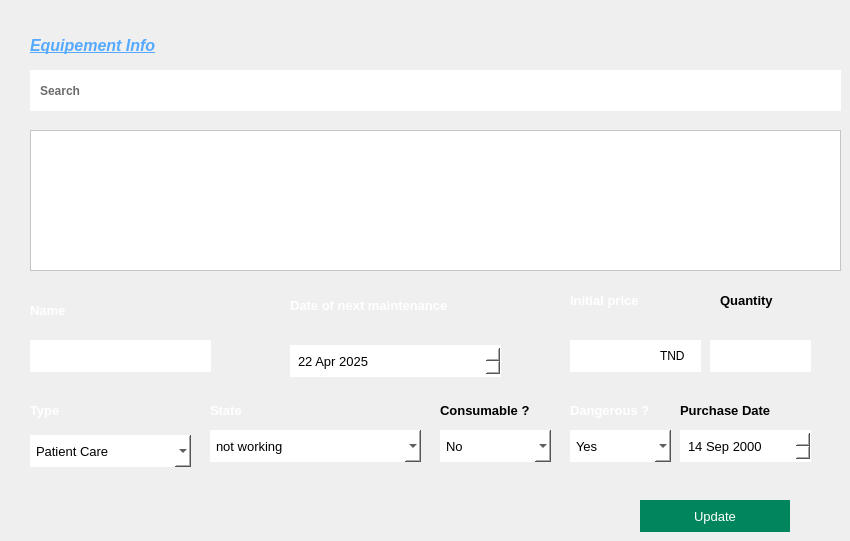
    <widget class="QWidget" name="equipUpdate">
     <widget class="QLineEdit" name="searchTextBox_3">
      <property name="geometry">
       <rect>
        <x>30</x>
        <y>70</y>
        <width>811</width>
        <height>41</height>
       </rect>
      </property>
      <property name="styleSheet">
       <string notr="true">#searchTextBox_3
{
    font-weight: bold;
    color:rgb(107, 107, 107);
	padding-left:8px;
	border:none;
    background-color:white;
}
</string>
      </property>
      <property name="text">
       <string>Search</string>
      </property>
     </widget>
     <widget class="QTableView" name="tableView_3">
      <property name="geometry">
       <rect>
        <x>30</x>
        <y>130</y>
        <width>811</width>
        <height>141</height>
       </rect>
      </property>
      <property name="font">
       <font>
        <bold>true</bold>
       </font>
      </property>
      <property name="styleSheet">
       <string notr="true"> #tableView_3
{
	color: rgb(0, 0, 0);
	background-color:rgb(255, 255, 255);
}
#tableView_3::item:selected {
    background-color: #a8d8ff; 
    color: black;
}</string>
      </property>
     </widget>
     <widget class="QLabel" name="label_44">
      <property name="geometry">
       <rect>
        <x>30</x>
        <y>30</y>
        <width>241</width>
        <height>31</height>
       </rect>
      </property>
      <property name="font">
       <font>
        <family>Arial</family>
        <pointsize>12</pointsize>
        <bold>true</bold>
       </font>
      </property>
      <property name="text">
       <string>&lt;html&gt;&lt;head/&gt;&lt;body&gt;&lt;p&gt;&lt;span style=&quot; font-style:italic; text-decoration: underline; color:#55aaff;&quot;&gt;Equipement Info&lt;/span&gt;&lt;/p&gt;&lt;/body&gt;&lt;/html&gt;</string>
      </property>
     </widget>
     <widget class="QPushButton" name="pushButton_13">
      <property name="geometry">
       <rect>
        <x>640</x>
        <y>500</y>
        <width>150</width>
        <height>32</height>
       </rect>
      </property>
      <property name="font">
       <font>
        <pointsize>10</pointsize>
        <bold>false</bold>
       </font>
      </property>
      <property name="cursor">
       <cursorShape>PointingHandCursor</cursorShape>
      </property>
      <property name="focusPolicy">
       <enum>Qt::FocusPolicy::TabFocus</enum>
      </property>
      <property name="styleSheet">
       <string notr="true">#pushButton_13
{
	background:#00855C;
	border:none;
	color:white;
}

#pushButton_13:hover
{
	background:#2D2D2D;
	border:2px solid #00855C;
	color:#00855C;
}</string>
      </property>
      <property name="text">
       <string>Update</string>
      </property>
     </widget>
     <widget class="QDateEdit" name="equipDOM_2">
      <property name="geometry">
       <rect>
        <x>290</x>
        <y>345</y>
        <width>211</width>
        <height>32</height>
       </rect>
      </property>
      <property name="font">
       <font>
        <family>Arial</family>
        <pointsize>10</pointsize>
        <bold>false</bold>
       </font>
      </property>
      <property name="styleSheet">
       <string notr="true">#equipDOM_2
{
	background:white;
	color:black;
	border:none;
	padding-left:6px;
}</string>
      </property>
      <property name="maximumDate">
       <date>
        <year>2030</year>
        <month>12</month>
        <day>31</day>
       </date>
      </property>
      <property name="minimumDate">
       <date>
        <year>2025</year>
        <month>4</month>
        <day>22</day>
       </date>
      </property>
     </widget>
     <widget class="QComboBox" name="equipState_2">
      <property name="geometry">
       <rect>
        <x>210</x>
        <y>430</y>
        <width>211</width>
        <height>32</height>
       </rect>
      </property>
      <property name="font">
       <font>
        <family>Arial</family>
        <pointsize>10</pointsize>
        <bold>false</bold>
       </font>
      </property>
      <property name="styleSheet">
       <string notr="true">#equipState_2
{
	background:white;
	color:black;
	border:none;
	padding-left:6px;
}</string>
      </property>
      <item>
       <property name="text">
        <string>not working</string>
       </property>
      </item>
      <item>
       <property name="text">
        <string>working</string>
       </property>
      </item>
      <item>
       <property name="text">
        <string>under maintenance</string>
       </property>
      </item>
      <item>
       <property name="text">
        <string>irrelevant</string>
       </property>
      </item>
     </widget>
     <widget class="QLabel" name="DNM_2">
      <property name="geometry">
       <rect>
        <x>290</x>
        <y>295</y>
        <width>231</width>
        <height>21</height>
       </rect>
      </property>
      <property name="font">
       <font>
        <pointsize>10</pointsize>
        <bold>true</bold>
       </font>
      </property>
      <property name="text">
       <string>&lt;html&gt;&lt;head/&gt;&lt;body&gt;&lt;p&gt;&lt;span style=&quot; color:#ffffff;&quot;&gt;Date of next maintenance&lt;/span&gt;&lt;/p&gt;&lt;/body&gt;&lt;/html&gt;</string>
      </property>
     </widget>
     <widget class="QComboBox" name="equipType_6">
      <property name="geometry">
       <rect>
        <x>30</x>
        <y>435</y>
        <width>161</width>
        <height>32</height>
       </rect>
      </property>
      <property name="font">
       <font>
        <family>Arial</family>
        <pointsize>10</pointsize>
        <bold>false</bold>
       </font>
      </property>
      <property name="styleSheet">
       <string notr="true">#equipType_6
{
	background:white;
	color:black;
	border:none;
	padding-left:6px;
}</string>
      </property>
      <item>
       <property name="text">
        <string>Patient Care</string>
       </property>
      </item>
      <item>
       <property name="text">
        <string>Storage</string>
       </property>
      </item>
      <item>
       <property name="text">
        <string>Diagnostic</string>
       </property>
      </item>
      <item>
       <property name="text">
        <string>Administrative</string>
       </property>
      </item>
      <item>
       <property name="text">
        <string>Sterilization</string>
       </property>
      </item>
      <item>
       <property name="text">
        <string>(IT) &amp; Software</string>
       </property>
      </item>
     </widget>
     <widget class="QLabel" name="id_39">
      <property name="geometry">
       <rect>
        <x>210</x>
        <y>400</y>
        <width>201</width>
        <height>21</height>
       </rect>
      </property>
      <property name="font">
       <font>
        <pointsize>10</pointsize>
        <bold>true</bold>
       </font>
      </property>
      <property name="text">
       <string>&lt;html&gt;&lt;head/&gt;&lt;body&gt;&lt;p&gt;&lt;span style=&quot; color:#ffffff;&quot;&gt;State&lt;/span&gt;&lt;/p&gt;&lt;/body&gt;&lt;/html&gt;</string>
      </property>
     </widget>
     <widget class="QLabel" name="id_37">
      <property name="geometry">
       <rect>
        <x>30</x>
        <y>400</y>
        <width>141</width>
        <height>21</height>
       </rect>
      </property>
      <property name="font">
       <font>
        <pointsize>10</pointsize>
        <bold>true</bold>
       </font>
      </property>
      <property name="text">
       <string>&lt;html&gt;&lt;head/&gt;&lt;body&gt;&lt;p&gt;&lt;span style=&quot; color:#ffffff;&quot;&gt;Type&lt;/span&gt;&lt;/p&gt;&lt;/body&gt;&lt;/html&gt;</string>
      </property>
     </widget>
     <widget class="QComboBox" name="equipDanger">
      <property name="geometry">
       <rect>
        <x>570</x>
        <y>430</y>
        <width>101</width>
        <height>32</height>
       </rect>
      </property>
      <property name="font">
       <font>
        <family>Arial</family>
        <pointsize>10</pointsize>
        <bold>false</bold>
       </font>
      </property>
      <property name="styleSheet">
       <string notr="true">#equipDanger
{
	background:white;
	color:black;
	border:none;
	padding-left:6px;
}</string>
      </property>
      <item>
       <property name="text">
        <string>Yes</string>
       </property>
      </item>
      <item>
       <property name="text">
        <string>No</string>
       </property>
      </item>
     </widget>
     <widget class="QComboBox" name="equipConsum">
      <property name="geometry">
       <rect>
        <x>440</x>
        <y>430</y>
        <width>111</width>
        <height>32</height>
       </rect>
      </property>
      <property name="font">
       <font>
        <family>Arial</family>
        <pointsize>10</pointsize>
        <bold>false</bold>
       </font>
      </property>
      <property name="styleSheet">
       <string notr="true">#equipConsum
{
	background:white;
	color:black;
	border:none;
	padding-left:6px;
}</string>
      </property>
      <item>
       <property name="text">
        <string>No</string>
       </property>
      </item>
      <item>
       <property name="text">
        <string>Yes</string>
       </property>
      </item>
     </widget>
     <widget class="QLineEdit" name="equipName_3">
      <property name="geometry">
       <rect>
        <x>30</x>
        <y>340</y>
        <width>181</width>
        <height>32</height>
       </rect>
      </property>
      <property name="font">
       <font>
        <family>Arial</family>
        <pointsize>10</pointsize>
        <bold>false</bold>
       </font>
      </property>
      <property name="styleSheet">
       <string notr="true">#equipName_3
{
    background-color: white;
	background:white;
	color:black;
	border:none;
	padding-left:6px;
}</string>
      </property>
     </widget>
     <widget class="QLabel" name="state_3">
      <property name="geometry">
       <rect>
        <x>440</x>
        <y>400</y>
        <width>121</width>
        <height>21</height>
       </rect>
      </property>
      <property name="font">
       <font>
        <pointsize>10</pointsize>
        <bold>true</bold>
       </font>
      </property>
      <property name="text">
       <string>&lt;html&gt;&lt;head/&gt;&lt;body&gt;&lt;p&gt;Consumable ?&lt;/p&gt;&lt;/body&gt;&lt;/html&gt;</string>
      </property>
     </widget>
     <widget class="QLabel" name="id_41">
      <property name="geometry">
       <rect>
        <x>680</x>
        <y>400</y>
        <width>141</width>
        <height>21</height>
       </rect>
      </property>
      <property name="font">
       <font>
        <pointsize>10</pointsize>
        <bold>true</bold>
       </font>
      </property>
      <property name="text">
       <string>&lt;html&gt;&lt;head/&gt;&lt;body&gt;&lt;p&gt;Purchase Date&lt;/p&gt;&lt;/body&gt;&lt;/html&gt;</string>
      </property>
     </widget>
     <widget class="QLabel" name="id_34">
      <property name="geometry">
       <rect>
        <x>30</x>
        <y>300</y>
        <width>141</width>
        <height>21</height>
       </rect>
      </property>
      <property name="font">
       <font>
        <pointsize>10</pointsize>
        <bold>true</bold>
       </font>
      </property>
      <property name="text">
       <string>&lt;html&gt;&lt;head/&gt;&lt;body&gt;&lt;p&gt;&lt;span style=&quot; color:#ffffff;&quot;&gt;Name&lt;/span&gt;&lt;/p&gt;&lt;/body&gt;&lt;/html&gt;</string>
      </property>
     </widget>
     <widget class="QDateEdit" name="equipPurchase_2">
      <property name="geometry">
       <rect>
        <x>680</x>
        <y>430</y>
        <width>131</width>
        <height>32</height>
       </rect>
      </property>
      <property name="font">
       <font>
        <family>Arial</family>
        <pointsize>10</pointsize>
        <bold>false</bold>
       </font>
      </property>
      <property name="styleSheet">
       <string notr="true">#equipPurchase_2
{
	background:white;
	color:black;
	border:none;
	padding-left:6px;
}</string>
      </property>
      <property name="maximumDate">
       <date>
        <year>2025</year>
        <month>4</month>
        <day>22</day>
       </date>
      </property>
      <property name="minimumDate">
       <date>
        <year>2000</year>
        <month>9</month>
        <day>14</day>
       </date>
      </property>
      <property name="currentSection">
       <enum>QDateTimeEdit::Section::YearSection</enum>
      </property>
     </widget>
     <widget class="QLabel" name="Name_4">
      <property name="geometry">
       <rect>
        <x>570</x>
        <y>400</y>
        <width>141</width>
        <height>21</height>
       </rect>
      </property>
      <property name="font">
       <font>
        <pointsize>10</pointsize>
        <bold>true</bold>
       </font>
      </property>
      <property name="text">
       <string>&lt;html&gt;&lt;head/&gt;&lt;body&gt;&lt;p&gt;&lt;span style=&quot; color:#ffffff;&quot;&gt;Dangerous ?&lt;/span&gt;&lt;/p&gt;&lt;/body&gt;&lt;/html&gt;</string>
      </property>
     </widget>
     <widget class="QLabel" name="id_33">
      <property name="geometry">
       <rect>
        <x>570</x>
        <y>290</y>
        <width>121</width>
        <height>21</height>
       </rect>
      </property>
      <property name="font">
       <font>
        <pointsize>10</pointsize>
        <bold>true</bold>
       </font>
      </property>
      <property name="text">
       <string>&lt;html&gt;&lt;head/&gt;&lt;body&gt;&lt;p&gt;&lt;span style=&quot; color:#ffffff;&quot;&gt;initial price&lt;/span&gt;&lt;/p&gt;&lt;/body&gt;&lt;/html&gt;</string>
      </property>
     </widget>
     <widget class="QLineEdit" name="equipQuantity_2">
      <property name="geometry">
       <rect>
        <x>710</x>
        <y>340</y>
        <width>101</width>
        <height>32</height>
       </rect>
      </property>
      <property name="font">
       <font>
        <family>Arial</family>
        <pointsize>10</pointsize>
        <bold>false</bold>
       </font>
      </property>
      <property name="styleSheet">
       <string notr="true">#equipQuantity_2
{
	background:white;
	color:black;
	border:none;
	padding-left:6px;
}</string>
      </property>
     </widget>
     <widget class="QLabel" name="priice_3">
      <property name="geometry">
       <rect>
        <x>720</x>
        <y>290</y>
        <width>81</width>
        <height>21</height>
       </rect>
      </property>
      <property name="font">
       <font>
        <pointsize>10</pointsize>
        <bold>true</bold>
       </font>
      </property>
      <property name="text">
       <string>&lt;html&gt;&lt;head/&gt;&lt;body&gt;&lt;p&gt;Quantity&lt;/p&gt;&lt;/body&gt;&lt;/html&gt;</string>
      </property>
     </widget>
     <widget class="QLineEdit" name="equipPrice_2">
      <property name="geometry">
       <rect>
        <x>570</x>
        <y>340</y>
        <width>131</width>
        <height>32</height>
       </rect>
      </property>
      <property name="font">
       <font>
        <family>Arial</family>
        <pointsize>10</pointsize>
        <bold>false</bold>
       </font>
      </property>
      <property name="styleSheet">
       <string notr="true">#equipPrice_2
{
	background:white;
	color:black;
	border:none;
	padding-left:6px;
}</string>
      </property>
     </widget>
     <widget class="QLabel" name="label_15">
      <property name="geometry">
       <rect>
        <x>660</x>
        <y>340</y>
        <width>41</width>
        <height>31</height>
       </rect>
      </property>
      <property name="styleSheet">
       <string notr="true">#label_15
{
	color: rgb(0, 0, 0);
}</string>
      </property>
      <property name="text">
       <string>TND</string>
      </property>
     </widget>
    </widget>
